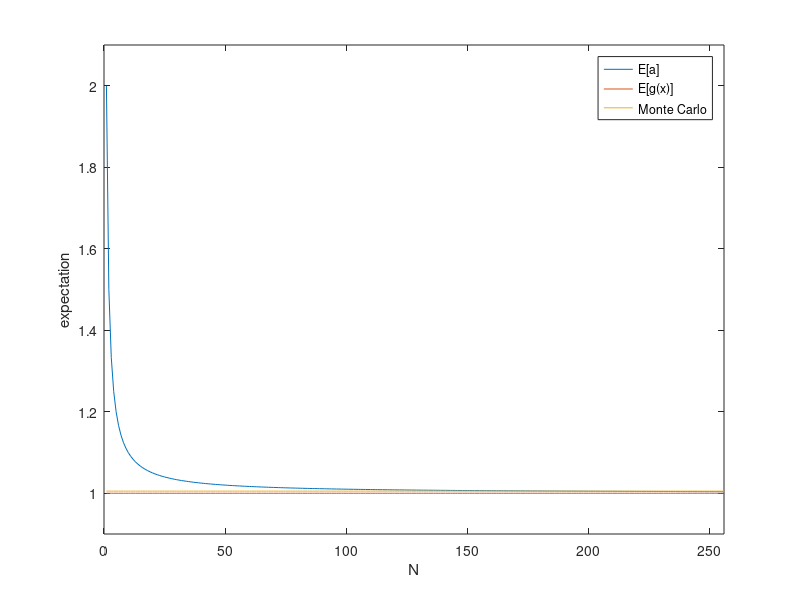
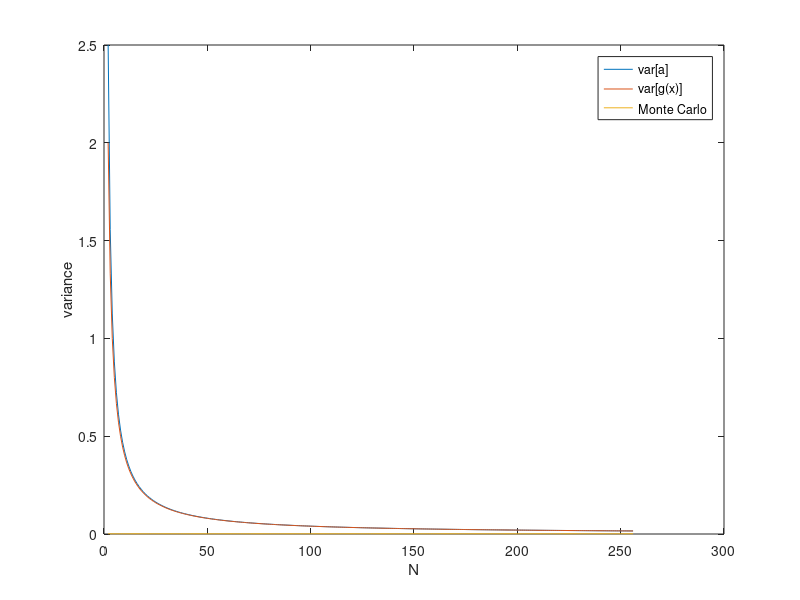

Write the MATLAB code that produced these figures, in order.
N1 = 1:1:256;
N2 = 2:1:256;
sigma_2 = 1;

e_E_alpha=1+(sigma_2./N1);
e_E_g=ones(1,256);
e_var_alpha=((4*sigma_2)./N2)+((2*sigma_2^2)./(N2.^2));
e_var_g=((4*sigma_2)./N2);

seed=101;
rng(seed);
x_4096=normrnd(1,sqrt(sigma_2),[1,4096]);
x_mean=zeros(1,4096);
x_var=zeros(1,4096);

for i=1:4096
    xm=sum(x_4096(1:i))/i;
    x_mean(i)=xm*xm;
    x_var(i)=(xm*xm-1)^2;
end

monte_e=(sum(x_mean)/4096)*ones(1,256);
monte_var=(sum(x_var)/4096)*ones(1,255);

figure
plot(N1,e_E_alpha,N1,e_E_g,N1,monte_e)
xlabel('N')
ylabel('expectation')
xlim([0 256])
ylim([0.9 2.1])
legend('E[a]','E[g(x)]','Monte Carlo')

figure
plot(N2,e_var_alpha,N2,e_var_g,N2,monte_var)
xlabel('N')
ylabel('variance')
legend('var[a]','var[g(x)]','Monte Carlo')

